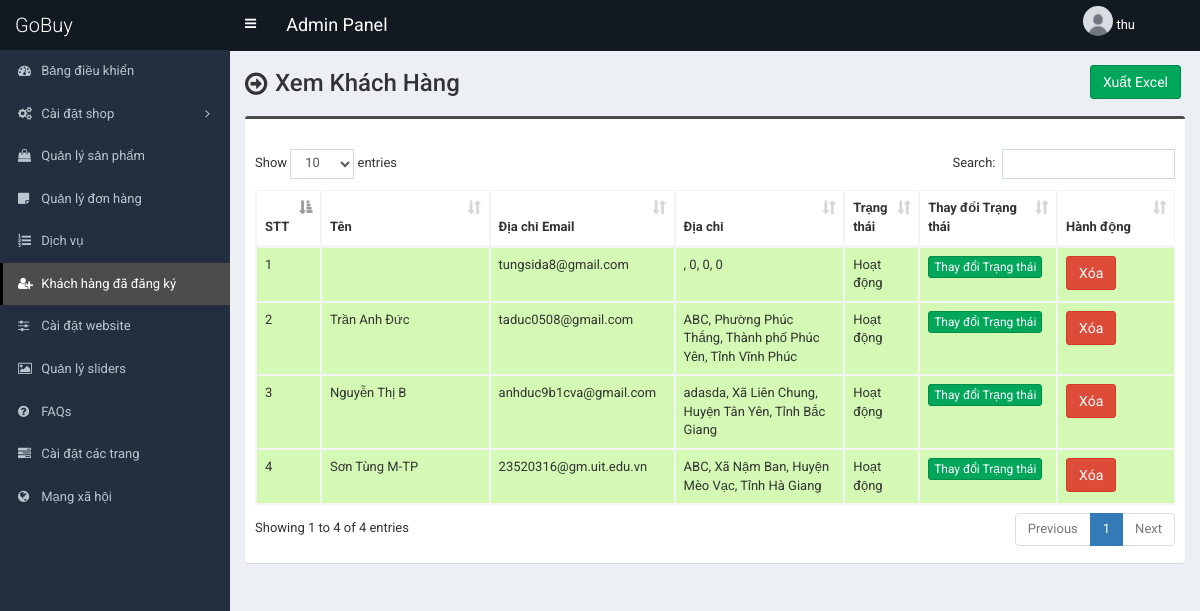
/admin/customer.php (signed in), run on an earlier commit of the app's database.
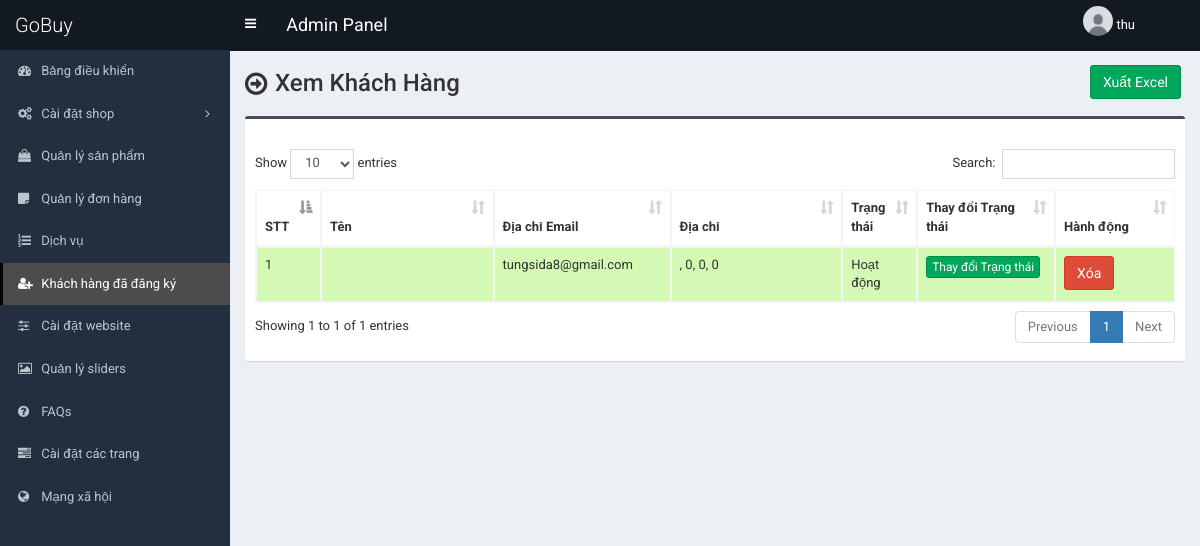
And on a later commit of the database.
### tables this page shows
CREATE TABLE `table_customer` (
  `cust_id` int(11) NOT NULL,
  `cust_name` varchar(100) NOT NULL,
  `cust_email` varchar(100) NOT NULL,
  `cust_phone` varchar(50) NOT NULL,
  `cust_gender` enum('Nam','Nữ') NOT NULL,
  `cust_birthyear` year(4) DEFAULT NULL,
  `cust_s_name` varchar(100) NOT NULL,
  `cust_s_phone` varchar(50) NOT NULL,
  `cust_s_province` text NOT NULL,
  `cust_s_district` text NOT NULL,
  `cust_s_ward` text NOT NULL,
  `cust_s_address` text NOT NULL,
  `cust_password` varchar(100) NOT NULL,
  `cust_photo` text NOT NULL,
  `cust_token` text NOT NULL,
  `cust_datetime` varchar(100) NOT NULL,
  `cust_timestamp` varchar(100) NOT NULL,
  `cust_status` int(1) NOT NULL
);

### admin/customer.php (the view, shortened to what this page needs)
<?php require_once('header.php'); ?>
<section class="content-header">
    <div class="content-header-left">
        <h1>Xem Khách Hàng</h1>
    </div>
    <div class="content-header-right">
        <form method="post" enctype="multipart/form-data" action="">
            <button type="submit" name="export_excel" class="btn btn-success">Xuất Excel</button>
        </form>
    </div>
</section>
<section class="content">
    <div class="row">
        <div class="col-md-12">
            <div class="box box-info">
                <div class="box-body table-responsive">
                    <table id="example1" class="table table-bordered table-hover table-striped">
                        <thead>
                            <tr>
                                <th width="10">STT</th>
                                <th width="180">Tên</th>
                                <th width="150">Địa chỉ Email</th>
                                <th width="180">Địa chỉ</th>
                                <th>Trạng thái</th>
                                <th width="100">Thay đổi Trạng thái</th>
                                <th width="100">Hành động</th>
                            </tr>
                        </thead>
                        <tbody>
                            <?php
                            $i = 0;
                            $query = $pdo->prepare("SELECT * FROM table_customer");
                            $query->execute();
                            $result = $query->fetchAll(PDO::FETCH_ASSOC);
                            foreach ($result as $row) {
                                $i++;
                            ?>
                                <tr class="<?php if ($row['cust_status'] == 1) {
                                                echo 'bg-g';
                                            } else {
                                                echo 'bg-r';
                                            } ?>">
                                    <td><?php echo $i; ?></td>
                                    <td><?php echo $row['cust_s_name']; ?></td>
                                    <td><?php echo $row['cust_email']; ?></td>
                                    <td>
                                        <?php echo $row['cust_s_address']; ?>,
                                        <?php echo $row['cust_s_ward']; ?>,
                                        <?php echo $row['cust_s_district']; ?>,
                                        <?php echo $row['cust_s_province']; ?>
                                    </td>
                                    <td><?php if ($row['cust_status'] == 1) {
                                            echo 'Hoạt động';
                                        } else {
                                            echo 'Không hoạt động';
                                        } ?>
                                    </td>
                                    <td>
                                        <a href="customer-change-status.php?id=<?php echo $row['cust_id']; ?>"
                                            class="btn btn-success btn-xs confirm-btn">Thay đổi Trạng thái</a>
                                    </td>
                                    <td>
                                        <a href="#" class="btn btn-danger"
                                            data-href="customer-delete.php?id=<?php echo $row['cust_id']; ?>"
                                            data-toggle="modal" data-target="#confirm-delete">Xóa</a>
                                    </td>
                                </tr>
                            <?php
                            }
                            ?>
                        </tbody>
                    </table>
                </div>
            </div>
        </div>
    </div>
</section>
<?php require_once('footer.php'); ?>

### admin/header.php (shortened to what this page needs)
<!DOCTYPE html>
<html>
<head>
    <link rel="stylesheet" href="css/bootstrap.min.css">
    <link rel="stylesheet" href="css/font-awesome.min.css">
    <link rel="stylesheet" href="css/ionicons.min.css">
    <link rel="stylesheet" href="css/datepicker3.css">
    <link rel="stylesheet" href="css/all.css">
    <link rel="stylesheet" href="css/select2.min.css">
    <link rel="stylesheet" href="css/dataTables.bootstrap.css">
    <link rel="stylesheet" href="css/jquery.fancybox.css">
    <link rel="stylesheet" href="css/AdminLTE.min.css">
    <link rel="stylesheet" href="css/_all-skins.min.css">
    <link rel="stylesheet" href="css/on-off-switch.css" />
    <link rel="stylesheet" href="css/summernote.css">
    <link rel="stylesheet" href="style.css">
    <link rel="stylesheet" href="https://cdnjs.cloudflare.com/ajax/libs/toastr.js/latest/toastr.min.css">
</head>
<body class="hold-transition fixed skin-blue sidebar-mini">
    <div class="wrapper">
        <header class="main-header">
            <a href="index.php" class="logo">
                <span class="logo-lg">GoBuy</span>
            </a>
            <nav class="navbar navbar-static-top">
                <a href="#" class="sidebar-toggle" data-toggle="offcanvas" role="button">
                </a>
                <span style="float:left;line-height:50px;color:#fff;padding-left:15px;font-size:18px;">Admin
                    Panel</span>
                <div class="navbar-custom-menu">
                    <ul class="nav navbar-nav">
                        <li class="dropdown admin admin-menu">
                            <?php
                            $photo = isset($_SESSION['admin']['photo']) ? trim($_SESSION['admin']['photo']) : '';
                            if ($photo === '' || $photo === 'default.jpg') {
                                $adminPhoto = 'default-avatar.jpg';
                            } else {
                                $adminPhoto = $photo;
                            }
                            ?>
                            <a href="#" class="dropdown-toggle" data-toggle="dropdown">
                                <img src="../assets/uploads/<?php echo $adminPhoto; ?>" class="admin-image"
                                    alt="admin Image">
                                <span class="hidden-xs"><?php echo $_SESSION['admin']['full_name']; ?></span>
                            </a>
                        </li>
                    </ul>
                </div>
            </nav>
        </header>
        <?php $current_page = substr($_SERVER["SCRIPT_NAME"], strrpos($_SERVER["SCRIPT_NAME"], "/") + 1); ?>
        <aside class="main-sidebar">
            <section class="sidebar">
                <ul class="sidebar-menu">
                    <li class="treeview <?php if ($current_page == 'index.php') {
                                            echo 'active';
                                        } ?>">
                        <a href="index.php">
                            <i class="fa fa-dashboard"></i> <span>Bảng điều khiển</span>
                        </a>
                    </li>
                    <li class="treeview <?php if (($current_page == 'size.php') || ($current_page == 'size-add.php') || ($current_page == 'size-edit.php') || ($current_page == 'color.php') || ($current_page == 'color-add.php') || ($current_page == 'color-edit.php')  || ($current_page == 'shipping-cost.php') || ($current_page == 'shipping-cost-edit.php') || ($current_page == 'top-category.php') || ($current_page == 'top-category-add.php') || ($current_page == 'top-category-edit.php') || ($current_page == 'mid-category.php') || ($current_page == 'mid-category-add.php') || ($current_page == 'mid-category-edit.php') || ($current_page == 'end-category.php') || ($current_page == 'end-category-add.php') || ($current_page == 'end-category-edit.php')) {
                                            echo 'active';
                                        } ?>">
                        <a href="#">
                            <i class="fa fa-cogs"></i>
                            <span>Cài đặt shop</span>
                            <span class="pull-right-container">
                                <i class="fa fa-angle-left pull-right"></i>
                            </span>
                        </a>
                    </li>
                    <li class="treeview <?php if (($current_page == 'product.php') || ($current_page == 'product-add.php') || ($current_page == 'product-edit.php')) {
                                            echo 'active';
                                        } ?>">
                        <a href="product.php">
                            <i class="fa fa-shopping-bag"></i> <span>Quản lý sản phẩm</span>
                        </a>
                    </li>
                    <li class="treeview <?php if (($current_page == 'order.php')) {
                                            echo 'active';
                                        } ?>">
                        <a href="order.php">
                            <i class="fa fa-sticky-note"></i> <span>Quản lý đơn hàng</span>
                        </a>
                    </li>
                    <li class="treeview <?php if (($current_page == 'service.php')) {
                                            echo 'active';
                                        } ?>">
                        <a href="service.php">
                            <i class="fa fa-list-ol"></i> <span>Dịch vụ</span>
                        </a>
                    </li>
                    <li class="treeview <?php if (($current_page == 'customer.php') || ($current_page == 'customer-add.php') || ($current_page == 'customer-edit.php')) {
                                            echo 'active';
                                        } ?>">
                        <a href="customer.php">
                            <i class="fa fa-user-plus"></i> <span>Khách hàng đã đăng ký</span>
                        </a>
                    </li>
                    <li class="treeview <?php if (($current_page == 'settings.php')) {
                                            echo 'active';
                                        } ?>">
                        <a href="settings.php">
                            <i class="fa fa-sliders"></i> <span>Cài đặt website</span>
                        </a>
                    </li>
                    <li class="treeview <?php if (($current_page == 'slider.php')) {
                                            echo 'active';
                                        } ?>">
                        <a href="slider.php">
                            <i class="fa fa-picture-o"></i> <span>Quản lý sliders</span>
                        </a>
                    </li>
                    <li class="treeview <?php if (($current_page == 'faq.php')) {
                                            echo 'active';
                                        } ?>">
                        <a href="faq.php">
                            <i class="fa fa-question-circle"></i> <span>FAQs</span>
                        </a>
                    </li>
                    <li class="treeview <?php if (($current_page == 'page.php')) {
                                            echo 'active';
                                        } ?>">
                        <a href="page.php">
                            <i class="fa fa-tasks"></i> <span>Cài đặt các trang</span>
                        </a>
                    </li>
                    <li class="treeview <?php if (($current_page == 'social-media.php')) {
                                            echo 'active';
                                        } ?>">
                        <a href="social-media.php">
                            <i class="fa fa-globe"></i> <span>Mạng xã hội</span>
                        </a>
                    </li>
                </ul>
            </section>
        </aside>
        <div class="content-wrapper">
</body>

### admin/footer.php (shortened to what this page needs)
</body>
</html>

### admin/style.css (style rules this page uses)
body { font-size: 13px; font-family: "Roboto", sans-serif; }
.navbar-nav>.admin-menu .admin-image { width: 30px; height: 30px; margin-top: -10px; border-radius: 50%; }
.content-header>h1, .content-header .content-header-left h1 { font-family: "Roboto", sans-serif; }
.main-header .logo { text-align: left; }
.main-header .logo .logo-lg { font-family: "Roboto", sans-serif; }
.box-info { padding-top: 20px; }
.sidebar-menu li>a>.pull-right-container>.fa-angle-left:before { content: "\f105"; }
.content-header { overflow: hidden; }
.content-header .content-header-left { float: left; padding-top: 5px; }
.content-header .content-header-right { float: right; display: flex; }
.content-header .content-header-right form { margin-right: 4px; }
.content-header .content-header-left h1 { margin-top: 0; margin-bottom: 0; padding-left: 30px; padding-bottom: 5px; font-size: 24px; position: relative; }
.content-header .content-header-left h1:before { position: absolute; top: 0; left: 0; font-family: "FontAwesome", sans-serif; font-size: 26px; content: "\f18e"; }
.skin-blue .sidebar-menu>li:hover>a, .skin-blue .sidebar-menu>li.active>a { color: #fff; background: #3c8dbc; border-left-color: #3c8dbc; }
.skin-blue .main-header .logo, .skin-blue .main-header .logo:hover, .skin-blue .main-header .navbar, .skin-blue .main-header .navbar .sidebar-toggle:hover { background-color: #131921; }
.skin-blue .sidebar-menu>li:hover>a, .skin-blue .sidebar-menu>li.active>a { background-color: #4c4c4c; border-left-color: #000000; }
.box.box-info { border-top-color: #4c4c4c; }
.admin { margin: 0px 50px; }
.bg-g { background: #d3f9b4 !important; }

What changed in the data, as far as the page shows it:
removed table_customer: cust_s_name "Trần Anh Đức", cust_email "taduc0508@gmail.com", cust_s_address "ABC", cust_s_ward "Phường Phúc Thắng", cust_s_district "Thành phố Phúc Yên", cust_s_province "Tỉnh Vĩnh Phúc", cust_status "Hoạt động"
removed table_customer: cust_s_name "Nguyễn Thị B", cust_email "anhduc9b1cva@gmail.com", cust_s_address "adasda", cust_s_ward "Xã Liên Chung", cust_s_district "Huyện Tân Yên", cust_s_province "Tỉnh Bắc Giang", cust_status "Hoạt động"
removed table_customer: cust_s_name "Sơn Tùng M-TP", cust_email "23520316@gm.uit.edu.vn", cust_s_address "ABC", cust_s_ward "Xã Nậm Ban", cust_s_district "Huyện Mèo Vạc", cust_s_province "Tỉnh Hà Giang", cust_status "Hoạt động"
Also different on the page:
text written by a page script: "Show entries Search: Showing 1 to 4 of 4 entries Previous 1 Next" → "Show entries Search: Showing 1 to 1 of 1 entries Previous 1 Next"
